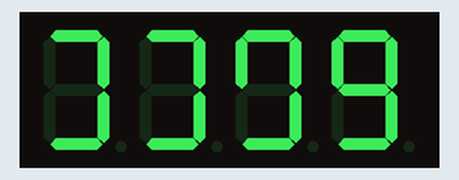
This sketch was run on a simulated Arduino Uno, built with avr-gcc and run on an emulated ATmega328P. On the bench: 4-digit seven-segment display. Wiring (inferred from the names in the program): 4-digit 7-segment display, segments lit when HIGH: segments pin 2, pin 3, pin 4, pin 5, pin 6, pin 7, pin 8; digit selects pin 10, pin 11, pin 12, pin 13. The segment pins are drawn as the display they are named for.

Above: at 0.1 s.
At 2.9 s:
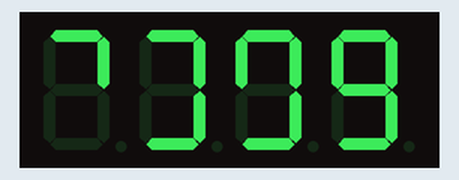
At 7.0 s:
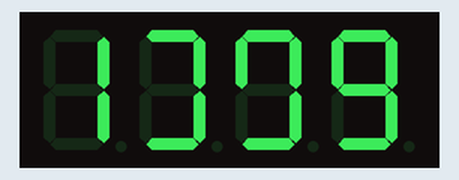
At 19.4 s:
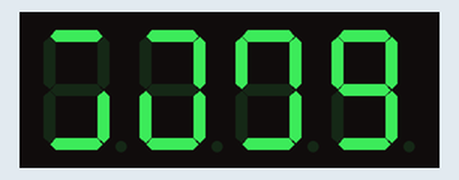
At 23.5 s:
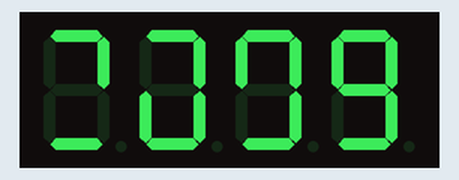
At 38.6 s:
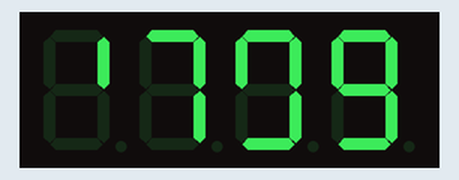

The sketch:

TP1.4.ino
```cpp
const int a = 2;  // Le segment a est connecte au pin 2
const int b = 3;  // Le segment a est connecte au pin 3
const int c = 4;  // Le segment a est connecte au pin 4
const int d = 5;  // Le segment a est connecte au pin 5
const int e = 6;  // Le segment a est connecte au pin 6
const int f = 7;  // Le segment a est connecte au pin 7
const int g = 8;  // Le segment a est connecte au pin 8
const int dot = 9; // Le segment correspondant au point est connecte au pin 9
const int d1 = 10; // Le premier chiffre est connetce au pin 10
const int d2 = 11; // Le second chiffre est connetce au pin 11
const int d3 = 12; // Le troisieme chiffre est connetce au pin 12
const int d4 = 13; // Le dernier chiffre est connetce au pin 13

void setup() {
	// Initialisation de tout les segment en tant que sortie
	pinMode(a, OUTPUT);  //A
	pinMode(b, OUTPUT);  //B
	pinMode(c, OUTPUT);  //C
	pinMode(d, OUTPUT);  //D
	pinMode(e, OUTPUT);  //E
	pinMode(f, OUTPUT);  //F
	pinMode(g, OUTPUT);  //G
	pinMode(d1, OUTPUT);  //d1
	pinMode(d2, OUTPUT);  //d2
	pinMode(d3, OUTPUT);  //d3
	pinMode(d4, OUTPUT);  //d4
}

void loop() {
	for(int number = 9999; number >=0; number--) // Commencer le décompte à 9999, le finir à 0
	{
		for(int i = 0; i <1001; i++) // Rafraichir l'écran toute les millisecondes pendant 1 seconde
		{
			displayNumber(number); // Afficher le nombre
			delay(1);
		}
	}
	delay(1000);
}

void displayNumber(int number)
{
	ClearNumber();
	displayDigit(number%10, 0); // L'unité correspond au nombre%10

	ClearNumber();
	displayDigit((number%100)/10, 1); // La disaine correspond au nombre%100 divisé par 10 par division entière

	ClearNumber();
	displayDigit((number%1000)/100, 2); // La centaine correspond au nombre%1000 divisé par 100 par division entière

	ClearNumber();
	displayDigit(number/1000, 3); // Le millier correspond au nombre divisé par 1000 par division entière
}

void displayDigit(int number, int pos)
{
	// Active la position souhaitée
	if(pos == 0)
		digitalWrite(d1, HIGH);

	if(pos == 1)
		digitalWrite(d2, HIGH);

	if(pos == 2)
		digitalWrite(d3, HIGH);

	if(pos == 3)
		digitalWrite(d4, HIGH);

	// Allume les segments correspondants au chiffre souhaité

	if(number != 1 && number != 4 && number != 11 && number != 12 && number != 13)
		digitalWrite(a,HIGH);

	if(number != 5 && number != 6 && number != 11 && number != 12 && number != 14 && number != 15)
		digitalWrite(b,HIGH);

	if(number !=2 && number != 12 && number != 14 && number != 15)
		digitalWrite(c,HIGH);

	if(number != 1 && number != 4 && number != 7 && number != 10 && number != 15)
		digitalWrite(d,HIGH);

	if(number == 2 || number == 6 || number == 8 || number == 0 || number >= 10)
		digitalWrite(e,HIGH);

	if(number != 1 && number != 2 && number != 3 && number != 7 && number != 12 && number != 13)
		digitalWrite(f,HIGH);

	if (number != 0 && number != 1 && number !=7)
		digitalWrite(g,HIGH);


}

void ClearNumber()
{
	// Passe tout les sorties à 0 et reset l'afficheur.
	digitalWrite(d1, LOW);
	digitalWrite(d2, LOW);
	digitalWrite(d3, LOW);
	digitalWrite(d4, LOW);
	digitalWrite(a,LOW);
	digitalWrite(b,LOW);
	digitalWrite(c,LOW);
	digitalWrite(d,LOW);
	digitalWrite(e,LOW);
	digitalWrite(f,LOW);
	digitalWrite(g,LOW);
}
```

Measured:
- what the display in image 0 shows lasts 2.8 s, from 0.0 s to 2.8 s
- what the display in image 1 shows lasts 1.4 s, from 2.8 s to 4.2 s
